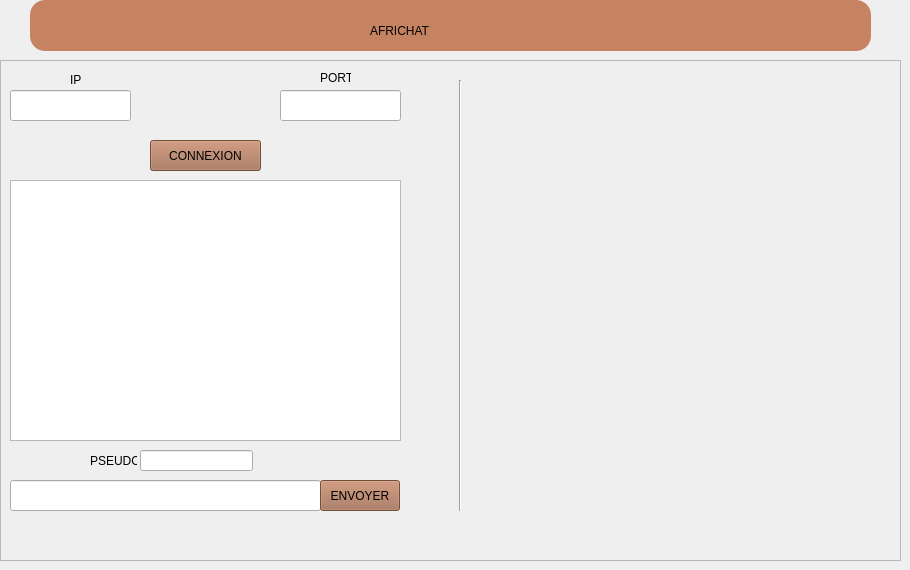
      <widget class="QWidget" name="page_4">
       <widget class="QFrame" name="frame">
        <property name="geometry">
         <rect>
          <x>0</x>
          <y>60</y>
          <width>901</width>
          <height>501</height>
         </rect>
        </property>
        <property name="frameShape">
         <enum>QFrame::StyledPanel</enum>
        </property>
        <property name="frameShadow">
         <enum>QFrame::Raised</enum>
        </property>
        <widget class="QLineEdit" name="lineEdit_3">
         <property name="geometry">
          <rect>
           <x>10</x>
           <y>30</y>
           <width>121</width>
           <height>31</height>
          </rect>
         </property>
        </widget>
        <widget class="QLineEdit" name="lineEdit_4">
         <property name="geometry">
          <rect>
           <x>280</x>
           <y>30</y>
           <width>121</width>
           <height>31</height>
          </rect>
         </property>
        </widget>
        <widget class="QLineEdit" name="lineEdit_5">
         <property name="geometry">
          <rect>
           <x>10</x>
           <y>420</y>
           <width>311</width>
           <height>31</height>
          </rect>
         </property>
        </widget>
        <widget class="QPushButton" name="pb_envoyer">
         <property name="geometry">
          <rect>
           <x>320</x>
           <y>420</y>
           <width>80</width>
           <height>31</height>
          </rect>
         </property>
         <property name="styleSheet">
          <string notr="true">background-color: rgb(162, 108, 80);
font:16pt &quot;Gabriola&quot;;
</string>
         </property>
         <property name="text">
          <string>ENVOYER</string>
         </property>
        </widget>
        <widget class="QTextEdit" name="textEdit">
         <property name="geometry">
          <rect>
           <x>10</x>
           <y>120</y>
           <width>391</width>
           <height>261</height>
          </rect>
         </property>
         <property name="readOnly">
          <bool>true</bool>
         </property>
        </widget>
        <widget class="QLabel" name="label_24">
         <property name="geometry">
          <rect>
           <x>70</x>
           <y>10</y>
           <width>16</width>
           <height>20</height>
          </rect>
         </property>
         <property name="text">
          <string>IP</string>
         </property>
        </widget>
        <widget class="QPushButton" name="pb_connexion">
         <property name="geometry">
          <rect>
           <x>150</x>
           <y>80</y>
           <width>111</width>
           <height>31</height>
          </rect>
         </property>
         <property name="styleSheet">
          <string notr="true">background-color: rgb(162, 108, 80);
font:16pt &quot;Gabriola&quot;;</string>
         </property>
         <property name="text">
          <string>CONNEXION</string>
         </property>
        </widget>
        <widget class="QLabel" name="label_26">
         <property name="geometry">
          <rect>
           <x>320</x>
           <y>10</y>
           <width>31</width>
           <height>16</height>
          </rect>
         </property>
         <property name="text">
          <string>PORT</string>
         </property>
        </widget>
        <widget class="QLineEdit" name="lineEdit_6">
         <property name="geometry">
          <rect>
           <x>140</x>
           <y>390</y>
           <width>113</width>
           <height>21</height>
          </rect>
         </property>
        </widget>
        <widget class="QLabel" name="label_27">
         <property name="geometry">
          <rect>
           <x>90</x>
           <y>390</y>
           <width>47</width>
           <height>21</height>
          </rect>
         </property>
         <property name="text">
          <string>PSEUDO</string>
         </property>
        </widget>
        <widget class="Line" name="line_5">
         <property name="geometry">
          <rect>
           <x>450</x>
           <y>20</y>
           <width>20</width>
           <height>431</height>
          </rect>
         </property>
         <property name="orientation">
          <enum>Qt::Vertical</enum>
         </property>
        </widget>
        <widget class="QLabel" name="label_25">
         <property name="geometry">
          <rect>
           <x>490</x>
           <y>40</y>
           <width>431</width>
           <height>401</height>
          </rect>
         </property>
         <property name="cursor">
          <cursorShape>CrossCursor</cursorShape>
         </property>
         <property name="text">
          <string/>
         </property>
         <property name="pixmap">
          <pixmap>../../logo2.png</pixmap>
         </property>
        </widget>
       </widget>
       <widget class="QWidget" name="widget_2" native="true">
        <property name="geometry">
         <rect>
          <x>30</x>
          <y>0</y>
          <width>841</width>
          <height>51</height>
         </rect>
        </property>
        <property name="styleSheet">
         <string notr="true">background-color: rgb(197, 131, 98);
border-radius: 15px 15px 15px 15px;</string>
        </property>
        <widget class="QLabel" name="label_41">
         <property name="geometry">
          <rect>
           <x>340</x>
           <y>0</y>
           <width>201</width>
           <height>61</height>
          </rect>
         </property>
         <property name="styleSheet">
          <string notr="true">font: 40pt &quot;Gabriola&quot;;</string>
         </property>
         <property name="text">
          <string>AFRICHAT</string>
         </property>
        </widget>
       </widget>
      </widget>
